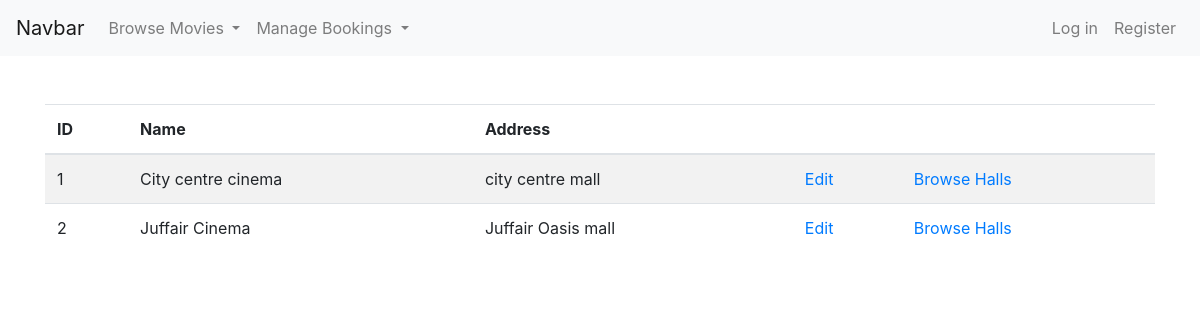
The page /browse_branches.php on the database as committed earlier.
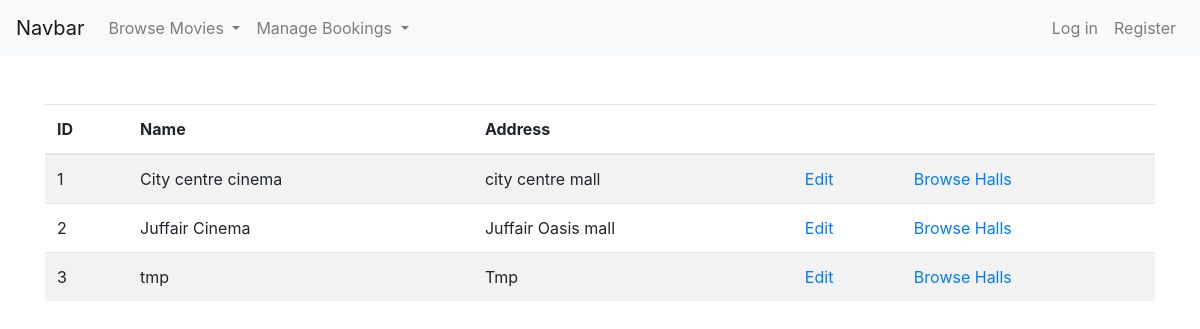
The same page on the database as committed later.
### tables this page shows
CREATE TABLE `branches` (
  `id` int(11) NOT NULL,
  `name` varchar(31) NOT NULL,
  `addr` varchar(63) NOT NULL
);

### browse_branches.php (called while the page is built)
<?php
require("util/connection.php");
require("templates/browse_branches.php");
try {
  $header = [
    "id" => "ID",
    "name" => "Name",
    "addr" => "Address"
  ];
  $branches = $db->query(
    "SELECT id, `name`, addr
     FROM `branches`"
  );
  $page = new browseBranchesLayout($header, $branches);
  $page->doc();
} catch (PDOException $e) {
  die($e->getMessage());
}

### templates/browse_branches.php (the view)
<?php
require("master.php");
class browseBranchesLayout extends masterLayout
{
  private $header;
  private $branches;
  function __construct($header, $branches)
  {
    $this->branches = $branches;
    $this->header = $header;
  }
  function main()
  {
?>
    <div class="table-responsive">
      <table class="table table-striped">
        <thead>
          <tr>
            <?php foreach (array_values($this->header) as $cell) { ?>
              <th scope="col"><?= $cell ?></th>
            <?php } ?>
            <th></th>
            <th></th>
          </tr>
        </thead>
        <tbody>
          <?php foreach ($this->branches as $branch) { ?>
            <tr>
              <?php foreach (array_keys($this->header) as $k) { ?>
                <td><?= $branch[$k] ?></td>
              <?php } ?>
              <td>
                <a href="edit_branch.php?id=<?= $branch['id'] ?>"> Edit </a>
              </td>
              <td>
                <a href="browse_halls.php?id=<?= $branch['id'] ?>"> Browse Halls </a>
              </td>
            </tr>
          <?php } ?>
        </tbody>
      </table>
    </div>
<?php
  }
}
?>

Rows that differ between the two databases and show on the page:
added branches: id "3", name "tmp", addr "Tmp"
